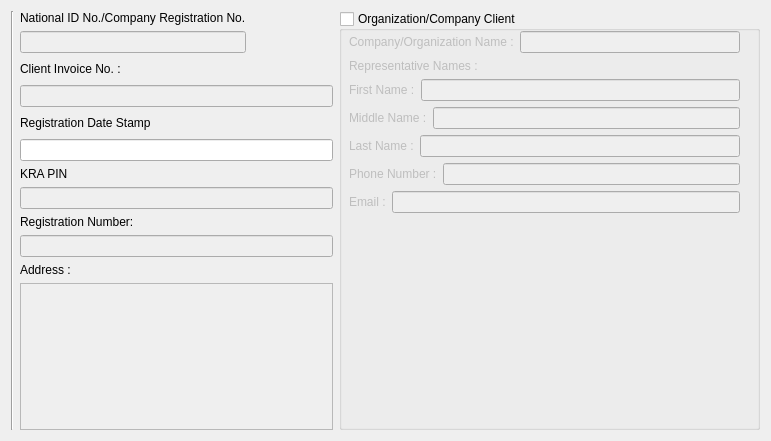
         <widget class="QWidget" name="layoutWidget_7">
          <property name="geometry">
           <rect>
            <x>20</x>
            <y>70</y>
            <width>771</width>
            <height>441</height>
           </rect>
          </property>
          <layout class="QHBoxLayout" name="horizontalLayout_60">
           <item>
            <widget class="Line" name="line_4">
             <property name="orientation">
              <enum>Qt::Vertical</enum>
             </property>
            </widget>
           </item>
           <item>
            <layout class="QVBoxLayout" name="verticalLayout_45">
             <item>
              <layout class="QVBoxLayout" name="verticalLayout_46">
               <item>
                <layout class="QHBoxLayout" name="horizontalLayout_61">
                 <item>
                  <layout class="QVBoxLayout" name="verticalLayout_47">
                   <item>
                    <widget class="QLabel" name="label_71">
                     <property name="font">
                      <font>
                       <family>System</family>
                      </font>
                     </property>
                     <property name="text">
                      <string>National ID No./Company Registration No.</string>
                     </property>
                     <property name="buddy">
                      <cstring>lineEdit_IDNo_old</cstring>
                     </property>
                    </widget>
                   </item>
                   <item>
                    <widget class="QLineEdit" name="lineEdit_IDNo_old">
                     <property name="enabled">
                      <bool>false</bool>
                     </property>
                     <property name="font">
                      <font>
                       <family>System</family>
                       <pointsize>8</pointsize>
                       <weight>75</weight>
                       <bold>true</bold>
                      </font>
                     </property>
                     <property name="statusTip">
                      <string>User-Auto filled National Identification Number or the Company Registration number</string>
                     </property>
                     <property name="inputMethodHints">
                      <set>Qt::ImhDigitsOnly</set>
                     </property>
                    </widget>
                   </item>
                  </layout>
                 </item>
                 <item>
                  <spacer name="horizontalSpacer_32">
                   <property name="orientation">
                    <enum>Qt::Horizontal</enum>
                   </property>
                   <property name="sizeHint" stdset="0">
                    <size>
                     <width>40</width>
                     <height>20</height>
                    </size>
                   </property>
                  </spacer>
                 </item>
                </layout>
               </item>
               <item>
                <layout class="QHBoxLayout" name="horizontalLayout_62">
                 <item>
                  <layout class="QVBoxLayout" name="verticalLayout_48">
                   <item>
                    <widget class="QLabel" name="label_72">
                     <property name="font">
                      <font>
                       <family>System</family>
                      </font>
                     </property>
                     <property name="text">
                      <string>Client Invoice No. :</string>
                     </property>
                     <property name="buddy">
                      <cstring>lineEdit_invoice_new</cstring>
                     </property>
                    </widget>
                   </item>
                  </layout>
                 </item>
                 <item>
                  <spacer name="horizontalSpacer_35">
                   <property name="orientation">
                    <enum>Qt::Horizontal</enum>
                   </property>
                   <property name="sizeHint" stdset="0">
                    <size>
                     <width>40</width>
                     <height>20</height>
                    </size>
                   </property>
                  </spacer>
                 </item>
                </layout>
               </item>
               <item>
                <widget class="QLineEdit" name="lineEdit_invoice_old">
                 <property name="enabled">
                  <bool>false</bool>
                 </property>
                 <property name="font">
                  <font>
                   <family>System</family>
                   <pointsize>8</pointsize>
                   <weight>75</weight>
                   <bold>true</bold>
                  </font>
                 </property>
                 <property name="statusTip">
                  <string>Auto-generated Client Invoice number</string>
                 </property>
                </widget>
               </item>
               <item>
                <layout class="QHBoxLayout" name="horizontalLayout_63">
                 <item>
                  <widget class="QLabel" name="label_73">
                   <property name="font">
                    <font>
                     <family>System</family>
                    </font>
                   </property>
                   <property name="text">
                    <string>Registration Date Stamp</string>
                   </property>
                  </widget>
                 </item>
                 <item>
                  <spacer name="horizontalSpacer_36">
                   <property name="orientation">
                    <enum>Qt::Horizontal</enum>
                   </property>
                   <property name="sizeHint" stdset="0">
                    <size>
                     <width>40</width>
                     <height>20</height>
                    </size>
                   </property>
                  </spacer>
                 </item>
                </layout>
               </item>
               <item>
                <widget class="QLineEdit" name="dateTimeEdit_stampOld">
                 <property name="font">
                  <font>
                   <family>System</family>
                   <pointsize>8</pointsize>
                   <weight>75</weight>
                   <bold>true</bold>
                  </font>
                 </property>
                </widget>
               </item>
               <item>
                <layout class="QHBoxLayout" name="horizontalLayout_64">
                 <item>
                  <layout class="QVBoxLayout" name="verticalLayout_49">
                   <item>
                    <widget class="QLabel" name="label_74">
                     <property name="font">
                      <font>
                       <family>System</family>
                      </font>
                     </property>
                     <property name="text">
                      <string>KRA PIN</string>
                     </property>
                     <property name="buddy">
                      <cstring>lineEdit_kra_pin_new</cstring>
                     </property>
                    </widget>
                   </item>
                   <item>
                    <widget class="QLineEdit" name="lineEdit_kra_pin_old">
                     <property name="enabled">
                      <bool>false</bool>
                     </property>
                     <property name="font">
                      <font>
                       <family>System</family>
                       <pointsize>8</pointsize>
                       <weight>75</weight>
                       <bold>true</bold>
                      </font>
                     </property>
                     <property name="statusTip">
                      <string>Kenya Revenue of Authority Personal Identification Number</string>
                     </property>
                    </widget>
                   </item>
                  </layout>
                 </item>
                </layout>
               </item>
               <item>
                <layout class="QHBoxLayout" name="horizontalLayout_65">
                 <item>
                  <layout class="QVBoxLayout" name="verticalLayout_50">
                   <item>
                    <widget class="QLabel" name="label_75">
                     <property name="font">
                      <font>
                       <family>System</family>
                      </font>
                     </property>
                     <property name="text">
                      <string>Registration Number:</string>
                     </property>
                     <property name="buddy">
                      <cstring>lineEdit_regNo_new</cstring>
                     </property>
                    </widget>
                   </item>
                   <item>
                    <widget class="QLineEdit" name="lineEdit_regNo_old">
                     <property name="enabled">
                      <bool>false</bool>
                     </property>
                     <property name="font">
                      <font>
                       <family>System</family>
                       <pointsize>8</pointsize>
                       <weight>75</weight>
                       <bold>true</bold>
                      </font>
                     </property>
                     <property name="statusTip">
                      <string>auto filled  HRM user registration number</string>
                     </property>
                    </widget>
                   </item>
                  </layout>
                 </item>
                </layout>
               </item>
              </layout>
             </item>
             <item>
              <layout class="QVBoxLayout" name="verticalLayout_7">
               <item>
                <widget class="QLabel" name="label_53">
                 <property name="font">
                  <font>
                   <family>System</family>
                  </font>
                 </property>
                 <property name="text">
                  <string>Address :</string>
                 </property>
                 <property name="buddy">
                  <cstring>textEdit_address_old</cstring>
                 </property>
                </widget>
               </item>
               <item>
                <widget class="QTextEdit" name="textEdit_address_old">
                 <property name="enabled">
                  <bool>false</bool>
                 </property>
                 <property name="sizePolicy">
                  <sizepolicy hsizetype="MinimumExpanding" vsizetype="Expanding">
                   <horstretch>0</horstretch>
                   <verstretch>0</verstretch>
                  </sizepolicy>
                 </property>
                 <property name="font">
                  <font>
                   <family>System</family>
                   <pointsize>8</pointsize>
                   <weight>75</weight>
                   <bold>true</bold>
                  </font>
                 </property>
                 <property name="statusTip">
                  <string>auto filled client physical address</string>
                 </property>
                 <property name="styleSheet">
                  <string notr="true"/>
                 </property>
                </widget>
               </item>
              </layout>
             </item>
            </layout>
           </item>
           <item>
            <layout class="QVBoxLayout" name="verticalLayout">
             <item>
              <widget class="QGroupBox" name="groupBox_8">
               <property name="minimumSize">
                <size>
                 <width>421</width>
                 <height>251</height>
                </size>
               </property>
               <property name="title">
                <string>Organization/Company Client</string>
               </property>
               <property name="checkable">
                <bool>true</bool>
               </property>
               <property name="checked">
                <bool>false</bool>
               </property>
               <widget class="QWidget" name="layoutWidget_10">
                <property name="geometry">
                 <rect>
                  <x>10</x>
                  <y>20</y>
                  <width>391</width>
                  <height>221</height>
                 </rect>
                </property>
                <layout class="QVBoxLayout" name="verticalLayout_52">
                 <item>
                  <layout class="QHBoxLayout" name="horizontalLayout_66">
                   <item>
                    <layout class="QVBoxLayout" name="verticalLayout_53">
                     <item>
                      <layout class="QHBoxLayout" name="horizontalLayout_67">
                       <item>
                        <widget class="QLabel" name="label_9">
                         <property name="font">
                          <font>
                           <family>System</family>
                          </font>
                         </property>
                         <property name="text">
                          <string>Company/Organization Name :</string>
                         </property>
                         <property name="buddy">
                          <cstring>lineEdit_org_name_new</cstring>
                         </property>
                        </widget>
                       </item>
                       <item>
                        <widget class="QLineEdit" name="lineEdit_org_name_old">
                         <property name="enabled">
                          <bool>false</bool>
                         </property>
                         <property name="font">
                          <font>
                           <family>System</family>
                           <pointsize>8</pointsize>
                           <weight>75</weight>
                           <bold>true</bold>
                          </font>
                         </property>
                        </widget>
                       </item>
                      </layout>
                     </item>
                     <item>
                      <layout class="QHBoxLayout" name="horizontalLayout_68"/>
                     </item>
                    </layout>
                   </item>
                  </layout>
                 </item>
                 <item>
                  <widget class="QLabel" name="label_10">
                   <property name="font">
                    <font>
                     <family>System</family>
                    </font>
                   </property>
                   <property name="text">
                    <string>Representative Names :</string>
                   </property>
                  </widget>
                 </item>
                 <item>
                  <layout class="QVBoxLayout" name="verticalLayout_54">
                   <item>
                    <layout class="QHBoxLayout" name="horizontalLayout_69">
                     <item>
                      <widget class="QLabel" name="label_76">
                       <property name="font">
                        <font>
                         <family>System</family>
                        </font>
                       </property>
                       <property name="text">
                        <string>First Name :</string>
                       </property>
                       <property name="buddy">
                        <cstring>lineEdit_fn_repold</cstring>
                       </property>
                      </widget>
                     </item>
                     <item>
                      <widget class="QLineEdit" name="lineEdit_fn_repold">
                       <property name="enabled">
                        <bool>false</bool>
                       </property>
                       <property name="font">
                        <font>
                         <family>System</family>
                         <pointsize>8</pointsize>
                         <weight>75</weight>
                         <bold>true</bold>
                        </font>
                       </property>
                      </widget>
                     </item>
                    </layout>
                   </item>
                   <item>
                    <layout class="QHBoxLayout" name="horizontalLayout_70">
                     <item>
                      <widget class="QLabel" name="label_77">
                       <property name="font">
                        <font>
                         <family>System</family>
                        </font>
                       </property>
                       <property name="text">
                        <string>Middle Name :</string>
                       </property>
                       <property name="buddy">
                        <cstring>lineEdit_mn_repold</cstring>
                       </property>
                      </widget>
                     </item>
                     <item>
                      <widget class="QLineEdit" name="lineEdit_mn_repold">
                       <property name="enabled">
                        <bool>false</bool>
                       </property>
                       <property name="font">
                        <font>
                         <family>System</family>
                         <pointsize>8</pointsize>
                         <weight>75</weight>
                         <bold>true</bold>
                        </font>
                       </property>
                      </widget>
                     </item>
                    </layout>
                   </item>
                   <item>
                    <layout class="QHBoxLayout" name="horizontalLayout_71">
                     <item>
                      <widget class="QLabel" name="label_78">
                       <property name="font">
                        <font>
                         <family>System</family>
                        </font>
                       </property>
                       <property name="text">
                        <string>Last Name :</string>
                       </property>
                       <property name="buddy">
                        <cstring>lineEdit_ln_repold</cstring>
                       </property>
                      </widget>
                     </item>
                     <item>
                      <widget class="QLineEdit" name="lineEdit_ln_repold">
                       <property name="enabled">
                        <bool>false</bool>
                       </property>
                       <property name="font">
                        <font>
                         <family>System</family>
                         <pointsize>8</pointsize>
                         <weight>75</weight>
                         <bold>true</bold>
                        </font>
                       </property>
                      </widget>
                     </item>
                    </layout>
                   </item>
                   <item>
                    <layout class="QHBoxLayout" name="horizontalLayout_32">
                     <item>
                      <widget class="QLabel" name="label_47">
                       <property name="font">
                        <font>
                         <family>System</family>
                        </font>
                       </property>
                       <property name="text">
                        <string>Phone Number :</string>
                       </property>
                       <property name="buddy">
                        <cstring>lineEdit_tell_repnew</cstring>
                       </property>
                      </widget>
                     </item>
                     <item>
                      <widget class="QLineEdit" name="lineEdit_tell_repold">
                       <property name="enabled">
                        <bool>false</bool>
                       </property>
                       <property name="font">
                        <font>
                         <family>System</family>
                         <pointsize>8</pointsize>
                         <weight>75</weight>
                         <bold>true</bold>
                        </font>
                       </property>
                       <property name="inputMethodHints">
                        <set>Qt::ImhDigitsOnly</set>
                       </property>
                      </widget>
                     </item>
                    </layout>
                   </item>
                   <item>
                    <layout class="QHBoxLayout" name="horizontalLayout_33">
                     <item>
                      <widget class="QLabel" name="label_48">
                       <property name="font">
                        <font>
                         <family>System</family>
                        </font>
                       </property>
                       <property name="text">
                        <string>Email :</string>
                       </property>
                       <property name="buddy">
                        <cstring>lineEdit_email_repnew</cstring>
                       </property>
                      </widget>
                     </item>
                     <item>
                      <widget class="QLineEdit" name="lineEdit_email_repold">
                       <property name="enabled">
                        <bool>false</bool>
                       </property>
                       <property name="font">
                        <font>
                         <family>System</family>
                         <pointsize>8</pointsize>
                         <weight>75</weight>
                         <bold>true</bold>
                        </font>
                       </property>
                       <property name="inputMethodHints">
                        <set>Qt::ImhNone</set>
                       </property>
                      </widget>
                     </item>
                    </layout>
                   </item>
                  </layout>
                 </item>
                 <item>
                  <spacer name="verticalSpacer_10">
                   <property name="orientation">
                    <enum>Qt::Vertical</enum>
                   </property>
                   <property name="sizeHint" stdset="0">
                    <size>
                     <width>20</width>
                     <height>40</height>
                    </size>
                   </property>
                  </spacer>
                 </item>
                </layout>
               </widget>
              </widget>
             </item>
            </layout>
           </item>
           <item>
            <layout class="QVBoxLayout" name="verticalLayout_51"/>
           </item>
          </layout>
         </widget>
